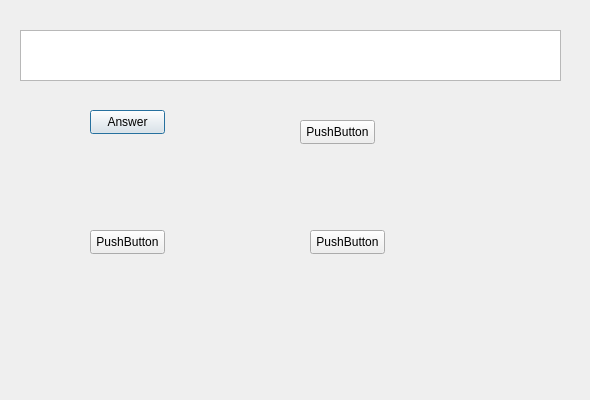
<?xml version="1.0" encoding="UTF-8"?>
<ui version="4.0">
 <class>multipleAnswerDialogClass</class>
 <widget class="QDialog" name="multipleAnswerDialogClass">
  <property name="geometry">
   <rect>
    <x>0</x>
    <y>0</y>
    <width>590</width>
    <height>400</height>
   </rect>
  </property>
  <property name="windowTitle">
   <string>multipleAnswerDialog</string>
  </property>
  <widget class="QTextEdit" name="question">
   <property name="geometry">
    <rect>
     <x>20</x>
     <y>30</y>
     <width>541</width>
     <height>51</height>
    </rect>
   </property>
  </widget>
  <widget class="QPushButton" name="answer1Button">
   <property name="geometry">
    <rect>
     <x>90</x>
     <y>110</y>
     <width>75</width>
     <height>24</height>
    </rect>
   </property>
   <property name="text">
    <string>Answer</string>
   </property>
  </widget>
  <widget class="QPushButton" name="answer2Button">
   <property name="geometry">
    <rect>
     <x>300</x>
     <y>120</y>
     <width>75</width>
     <height>24</height>
    </rect>
   </property>
   <property name="text">
    <string>PushButton</string>
   </property>
  </widget>
  <widget class="QPushButton" name="answer3Button">
   <property name="geometry">
    <rect>
     <x>90</x>
     <y>230</y>
     <width>75</width>
     <height>24</height>
    </rect>
   </property>
   <property name="text">
    <string>PushButton</string>
   </property>
  </widget>
  <widget class="QPushButton" name="answer4Button">
   <property name="geometry">
    <rect>
     <x>310</x>
     <y>230</y>
     <width>75</width>
     <height>24</height>
    </rect>
   </property>
   <property name="text">
    <string>PushButton</string>
   </property>
  </widget>
 </widget>
 <layoutdefault spacing="6" margin="11"/>
 <resources/>
 <connections/>
</ui>
